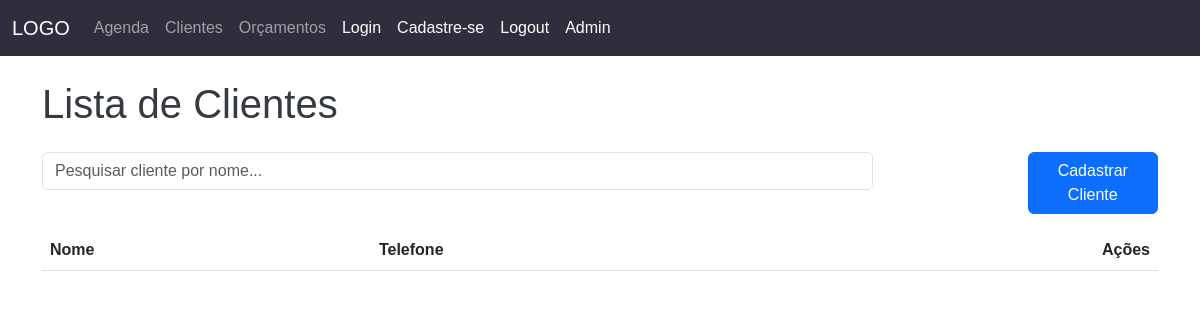
The app's page /clientes/ (signed in), older data.
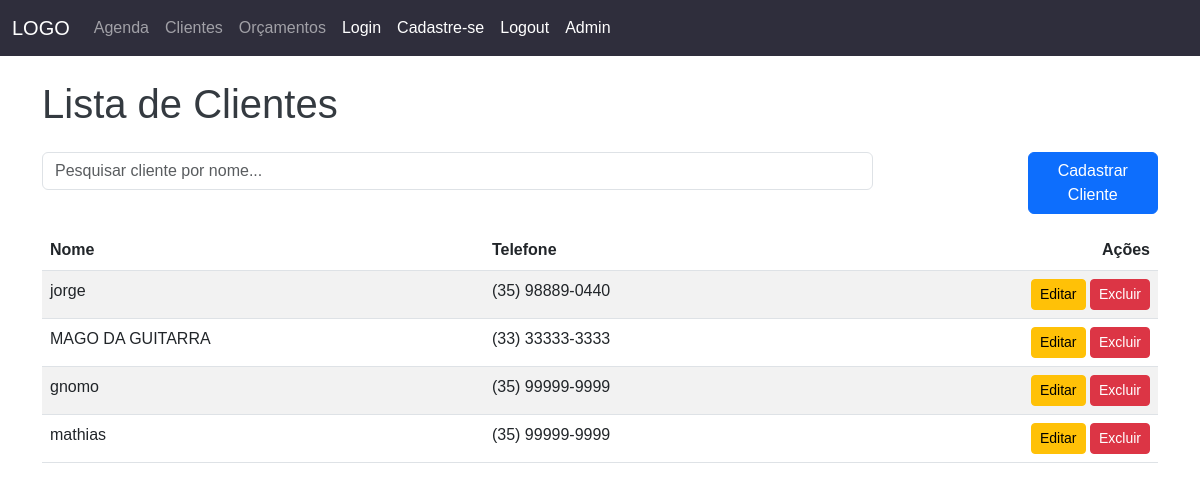
The same page, newer data.
### consultorio/models.py (models this page shows)
class Cliente(models.Model):
    nome = models.CharField(max_length=255)
    telefone = models.TextField(blank=True, null=True)

### consultorio/views.py (the view)
# urls.py: path('clientes/', views.clientes, name='listar_clientes'),
@login_required(login_url="/auth/login")
def clientes(request):
    clientes = Cliente.objects.all()
    return render(request, 'clientes.html', {'clientes': clientes})

### consultorio/templates/clientes.html (shortened to what this page needs)
{% extends "base.html" %}
{% load static %}
{% block conteudo %}
<div class="container mt-4">
    <h1 class="mb-4">Lista de Clientes</h1>
    <div class="row mb-3">
        <div class="col-md-9">
            <input type="text" id="pesquisa" class="form-control" placeholder="Pesquisar cliente por nome...">
        </div>
        <div class="col-md-3 text-md-end mt-2 mt-md-0">
            <button class="btn btn-primary w-50" data-bs-toggle="modal" data-bs-target="#clienteModal">Cadastrar
                Cliente</button>
        </div>
    </div>
    <table class="table table-striped table-hover">
        <thead>
            <tr>
                <th>Nome</th>
                <th>Telefone</th>
                <th class="text-end">Ações</th>
            </tr>
        </thead>
        <tbody id="tabela-clientes">
            {% for cliente in clientes %}
            <tr>
                <td>{{ cliente.nome }}</td>
                <td>{{ cliente.telefone }}</td>
                <td class="text-end">
                    <button class="btn btn-warning btn-sm" data-bs-toggle="modal"
                        data-bs-target="#editarClienteModal{{ cliente.id }}">Editar</button>
                    <button class="btn btn-danger btn-sm" data-bs-toggle="modal"
                        data-bs-target="#excluirClienteModal{{ cliente.id }}">Excluir</button>
                </td>
            </tr>
            {% endfor %}
        </tbody>
    </table>
</div>
{% endblock %}

Row changes from the older to the newer data that the page shows:
added Cliente: nome "jorge", telefone "(35) 98889-0440"
added Cliente: nome "MAGO DA GUITARRA", telefone "(33) 33333-3333"
added Cliente: nome "gnomo", telefone "(35) 99999-9999"
added Cliente: nome "mathias", telefone "(35) 99999-9999"
